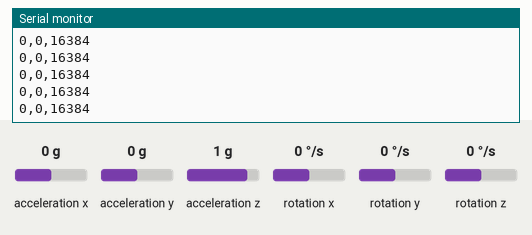
A sketch run on a simulated Arduino Uno, built with avr-gcc and run on an emulated ATmega328P. Shown: the last lines printed to the serial monitor. Wiring (inferred from the names in the program): MPU-6050 motion sensor at I2C address 0x68. Inputs (shaded band) come from the test bench; at power-on: acceleration x 0 g, acceleration y 0 g, acceleration z 1 g, rotation x 0 °/s, rotation y 0 °/s, rotation z 0 °/s.

Above: at 1.2 s.
1.3 s: acceleration x set to -1.4 g
At 2.3 s:
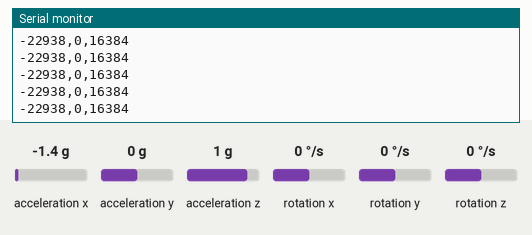
4.3 s: acceleration y set to -1.4 g
At 4.8 s:
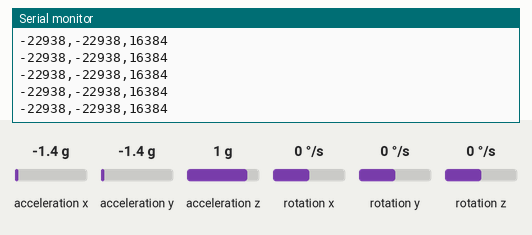
5.8 s: acceleration z set to -1.4 g
At 6.4 s:
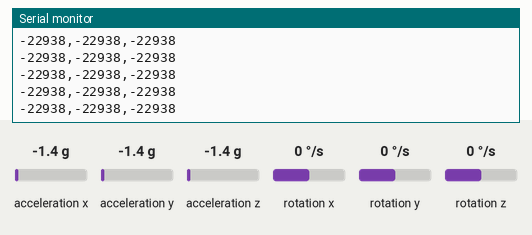

Measured:
- after the input at 1.3 s, the serial monitor: prints a new line at once (image 1)
- after the input at 4.3 s, the serial monitor: prints a new line after 0.06 s (image 2)
- after the input at 5.8 s, the serial monitor: prints a new line after 0.07 s (image 3)

The sketch:

MPU6050_-_angles_and_low_mem.ino
```cpp
//Written by Ahmet Burkay KIRNIK
//TR_CapaFenLisesi
//Measure Angle with a MPU-6050(GY-521)

#include<Wire.h>

const int MPU_addr=0x68;
int16_t AcX,AcY,AcZ,Tmp,GyX,GyY,GyZ;

int minVal=265;
int maxVal=402;

double x;
double y;
double z;

void setup(){
  Wire.begin();
  Wire.beginTransmission(MPU_addr);
  Wire.write(0x6B);
  Wire.write(0);
  Wire.endTransmission(true);
  Serial.begin(9600);
}
void loop(){
  Wire.beginTransmission(MPU_addr);
  Wire.write(0x3B);
  Wire.endTransmission(false);
  Wire.requestFrom(MPU_addr,14,true);
  AcX=Wire.read()<<8|Wire.read();
  AcY=Wire.read()<<8|Wire.read();
  AcZ=Wire.read()<<8|Wire.read();
    int xAng = map(AcX,minVal,maxVal,-90,90);
    int yAng = map(AcY,minVal,maxVal,-90,90);
    int zAng = map(AcZ,minVal,maxVal,-90,90);

       x= RAD_TO_DEG * (atan2(-yAng, -zAng)+PI);
       y= RAD_TO_DEG * (atan2(-xAng, -zAng)+PI);
       z= RAD_TO_DEG * (atan2(-yAng, -xAng)+PI);


     Serial.print(AcX);
     Serial.print(",");
     Serial.print(AcY);
     Serial.print(",");
     Serial.println(AcZ);


     delay(10);
}
```
